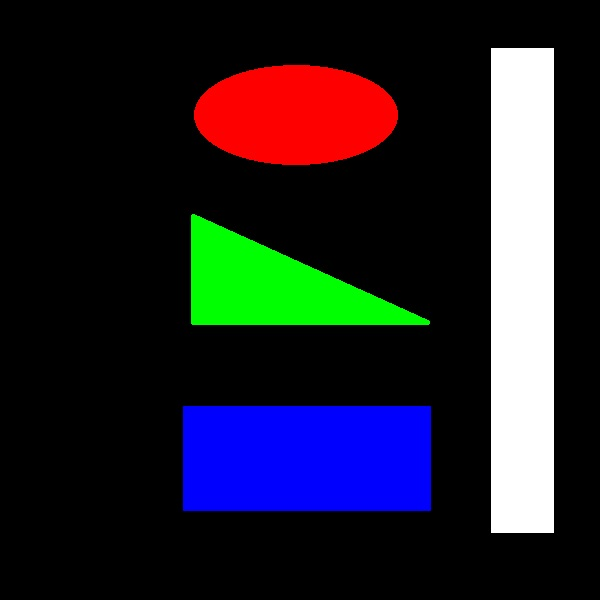
#> input picture testpic.jpg, 600 x 600 px
$ python histogram.py testpic.jpg
#> lines starting #> are read from the running program, lines starting #| are printed output that depends on the picture
# coding:utf-8
__author__ = 'Sean'

import sys

import numpy as np
from matplotlib import pyplot as plt

import cv2

img = cv2.imread(sys.argv[1])
#> img is the input picture: shape (600, 600, 3); mean B, G, R 40.2, 31.6, 33.1
# OpenCV 函数
hist = cv2.calcHist([img], [0], None, [256], [0, 256])
#> hist = 256 values, max 282218 at index 0, min 0 at index 79, mean 1406.2
plt.plot(hist, color='r')
plt.xlim([0, 256])
plt.show()
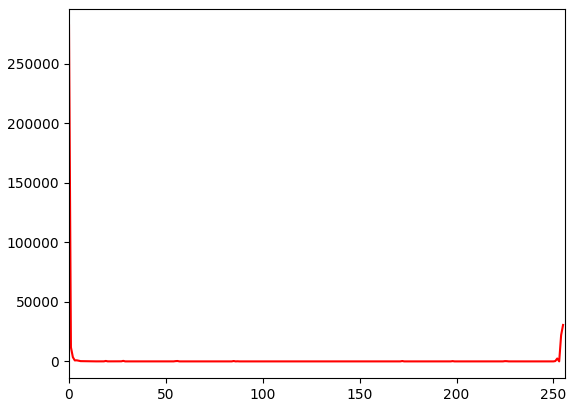
#> figure drawn by matplotlib, 1 panel; curve peaks at x = 0, y = 282218

# Numpy 函数
# ravel 是将矩阵拉成列向量
plt.hist(img.ravel(), 256, [0, 256])
plt.xlim([0, 256])
plt.show()
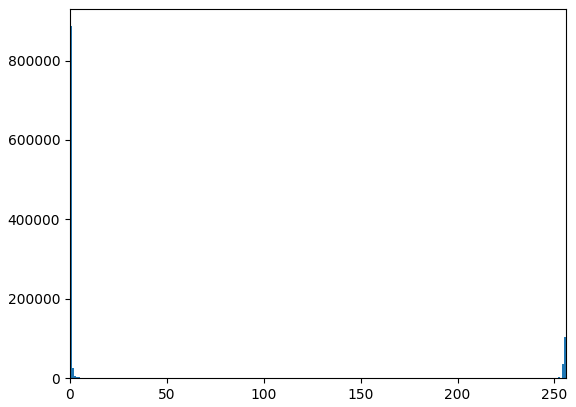
#> figure drawn by matplotlib, 1 panel; tallest bar 886407 high, from x = 0 to 1

# 彩色图像直方图
img = cv2.imread(sys.argv[1])
color = ('b', 'g', 'r')

for i, col in enumerate(color):
    hist = cv2.calcHist([img], [i], None, [256], [0, 256])
    plt.plot(hist, color=col)
    plt.xlim([0, 256])
plt.show()
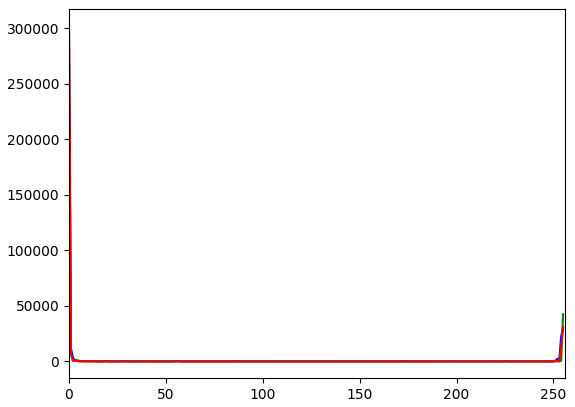
#> figure drawn by matplotlib, 1 panel; curve peaks at x = 0, y = 282218; curve peaks at x = 0, y = 302745; curve peaks at x = 0, y = 301444

# 设置掩膜，只统计掩膜区域的直方图
# 创造一个掩膜
img = cv2.imread(sys.argv[1])
mask = np.zeros(img.shape[:2], np.uint8)
mask[100:300, 100:400] = 255
masked_img = cv2.bitwise_and(img, img, mask=mask)
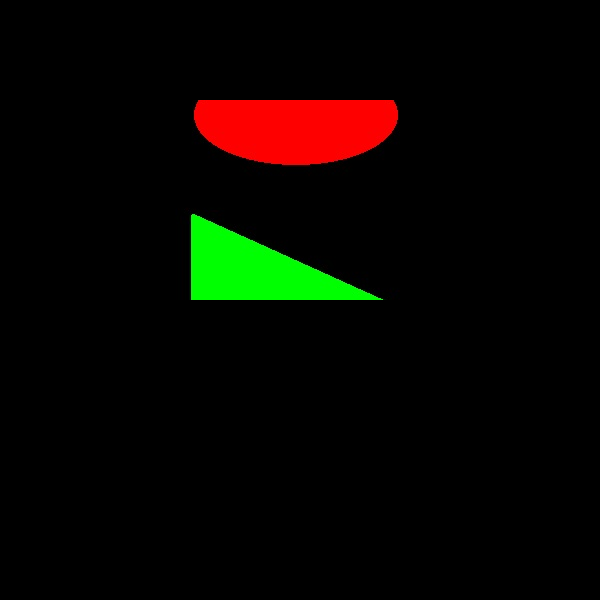
#> masked_img: shape (600, 600, 3); mean B, G, R 0.1, 6, 7.9

hist_full = cv2.calcHist([img], [0], None, [256], [0, 256])
#> hist_full has the same summary as hist
hist_mask = cv2.calcHist([img], [0], mask, [256], [0, 256])
#> hist_mask = 256 values, max 48913 at index 0, min 0 at index 52, mean 234.4

plt.subplot(221), plt.imshow(img, "gray")
plt.subplot(222), plt.imshow(mask, "gray")
plt.subplot(223), plt.imshow(masked_img, "gray")
plt.subplot(224), plt.plot(
    hist_full, color='r'), plt.plot(
        hist_mask, color='g'), plt.xlim([0, 256])
plt.show()
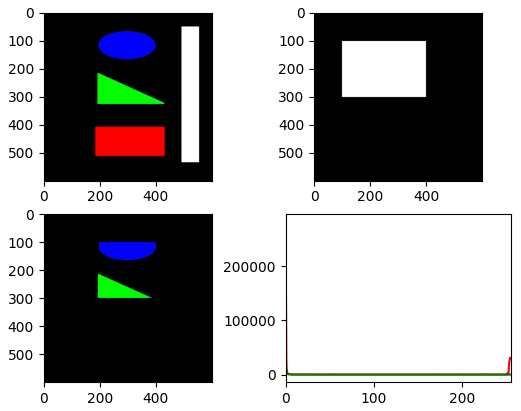
#> figure drawn by matplotlib, 4 panels; B, G, R data is drawn as R, G, B; panel 4: curve peaks at x = 0, y = 282218; panel 4: curve peaks at x = 0, y = 48913

# 直方图均衡化
img = cv2.imread(sys.argv[1])
#> (the run stopped early here; a loop or call above may not have finished)
